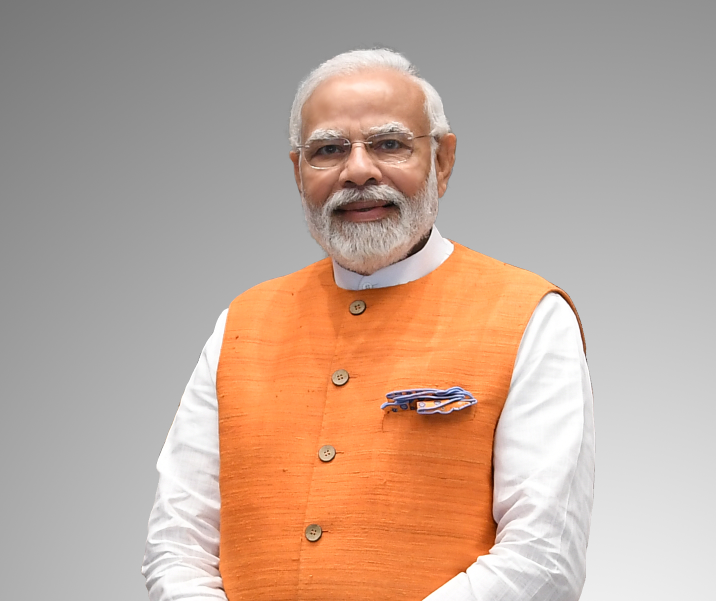
#> input picture assignment/images/modi.jpg, 1431 x 1202 px, found by its file name (shown at 1/2 size)
$ python assignment.py
#> lines starting #> are read from the running program, lines starting #| are printed output that depends on the picture
import cv2
import numpy as np
import matplotlib.pyplot as plt


class Assignment:
    def __init__(self, path):
#> called with path = 'assignment/images/modi.jpg'
        self.image = cv2.imread(path)
#> self.image is the input picture: shape (1202, 1431, 3); mean B, G, R 152, 166.7, 191.3
        if self.image is None:
            raise Exception("Failed to load image.")

    def rgb2gray(self):
        return cv2.cvtColor(self.image, cv2.COLOR_BGR2GRAY)

    def histogram(self):
        colours = ["b", "g", "r"]
        plt.figure(figsize=(12, 5))
        for i, col in enumerate(colours):
            hist = cv2.calcHist(
                images=[self.image],
                channels=[i],
                mask=None,
                histSize=[256],
                ranges=[0, 256],
            )
            plt.plot(hist, color=col)
            plt.xlim([0, 256])
        plt.show()
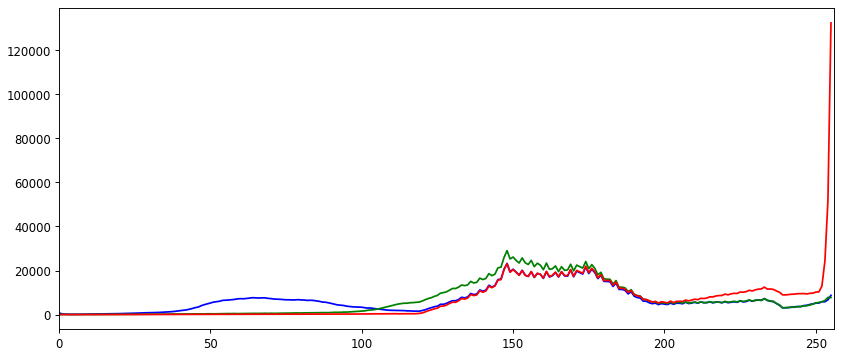
#> figure drawn by matplotlib, 1 panel; curve peaks at x = 148, y = 23235; curve peaks at x = 148, y = 29032; curve peaks at x = 255, y = 132332
#> in rgb2gray, `return cv2.cvtColor(self.image, cv2.COLOR_BGR2GRAY)`:
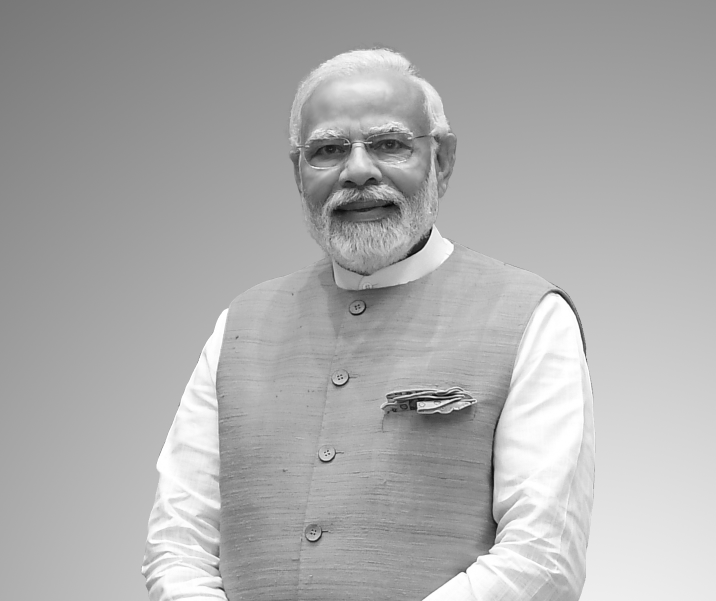
#> returned value: shape (1202, 1431) (shown at 1/2 size); min 2, max 255, mean 172.4

    def compute_and_plot_histogram(self):
        gray_image = self.rgb2gray()
        plt.figure(figsize=(12, 5))
        plt.hist(gray_image.ravel(), bins=256, range=(0, 255))
        plt.xlabel("Pixel Value")
        plt.ylabel("Frequency")
        plt.title("Histogram")
        plt.show()

    def gaussian_filter(self, kernel_size=(7, 7), sigma=1.0):
#> called with kernel_size = (7, 7), sigma = 1
        blurred_image = cv2.GaussianBlur(self.image, kernel_size, sigma)
        return blurred_image

    def histogram_equalization(self):
        gray_image = self.rgb2gray()
        equalized_image = cv2.equalizeHist(gray_image)
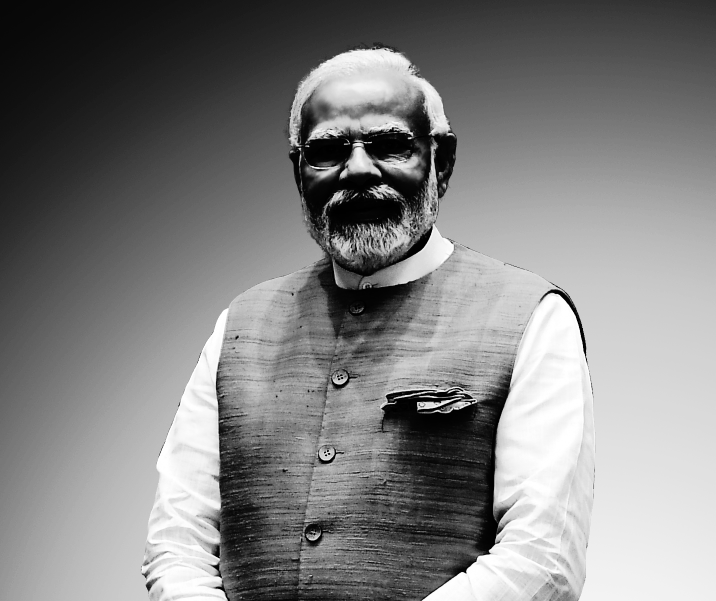
#> equalized_image: shape (1202, 1431) (shown at 1/2 size); min 0, max 255, mean 128.8
        return equalized_image


def image_resize(frame, width=1080, height=720):
    dim = (width, height)
    return cv2.resize(frame, dim, interpolation=cv2.INTER_AREA)


def disp(image, window_name: str):
    cv2.imshow(winname=window_name, mat=image)
    cv2.waitKey(0)
    cv2.destroyAllWindows()


try:
    image = Assignment("assignment/images/modi.jpg")
    disp(image.image, "original image")
    image.histogram()

    gray_image = image.rgb2gray()
    disp(gray_image, "gray image")

    blurred_image = image.gaussian_filter()
    disp(blurred_image, "Blurred Image")

    equalized = image.histogram_equalization()
    plt.hist(image.image.ravel(), bins=256, range=(0, 255))
    plt.hist(equalized.ravel(), bins=256, range=(0, 255))
    plt.xlabel("Pixel Value")
    plt.ylabel("Frequency")
    plt.title("Histogram")
    plt.show()
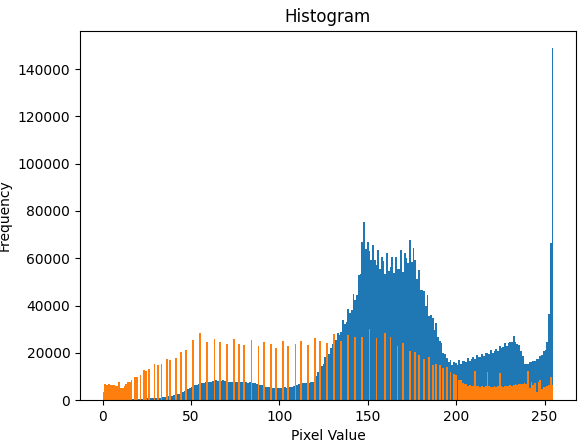
#> figure drawn by matplotlib, 1 panel; tallest bar 148802 high, from x = 254 to 255; tallest bar 29965 high, from x = 150.4 to 151.4
    stacked_images = np.hstack((gray_image, equalized))
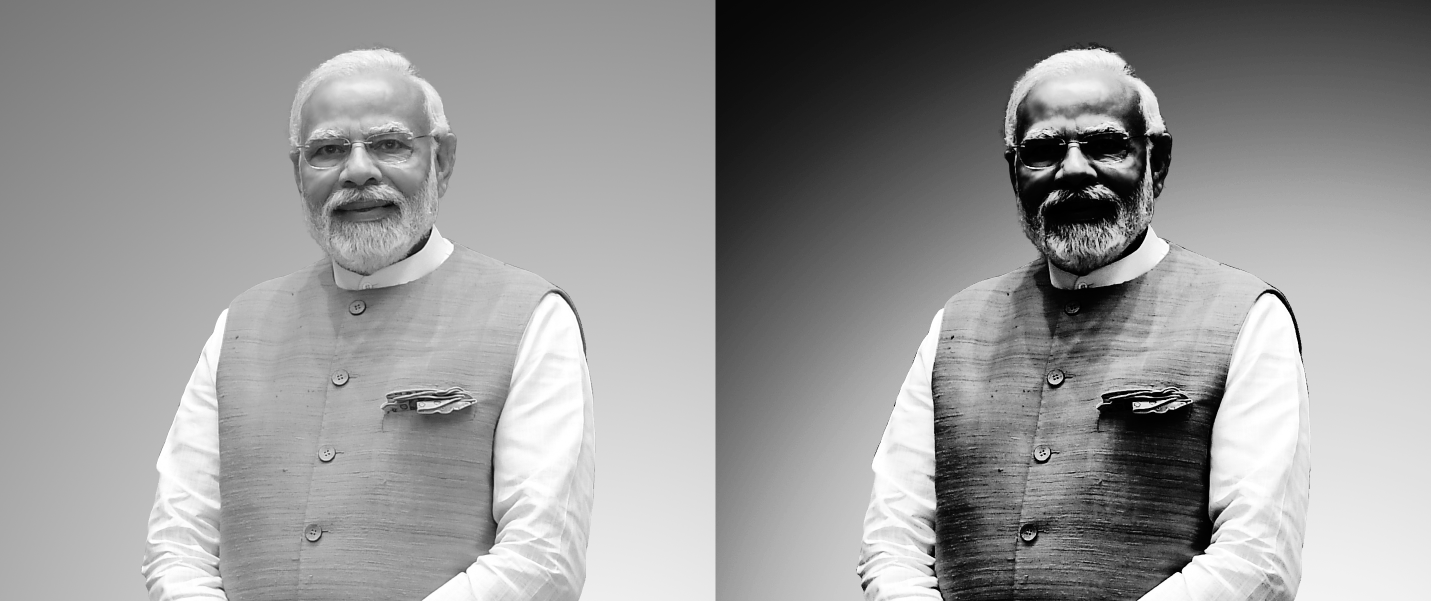
#> stacked_images: shape (1202, 2862) (shown at 1/2 size); min 0, max 255, mean 150.6
    stacked_images = image_resize(stacked_images)
#> in image_resize, `return cv2.resize(frame, dim, interpolation=cv2.INTER_AREA)`:
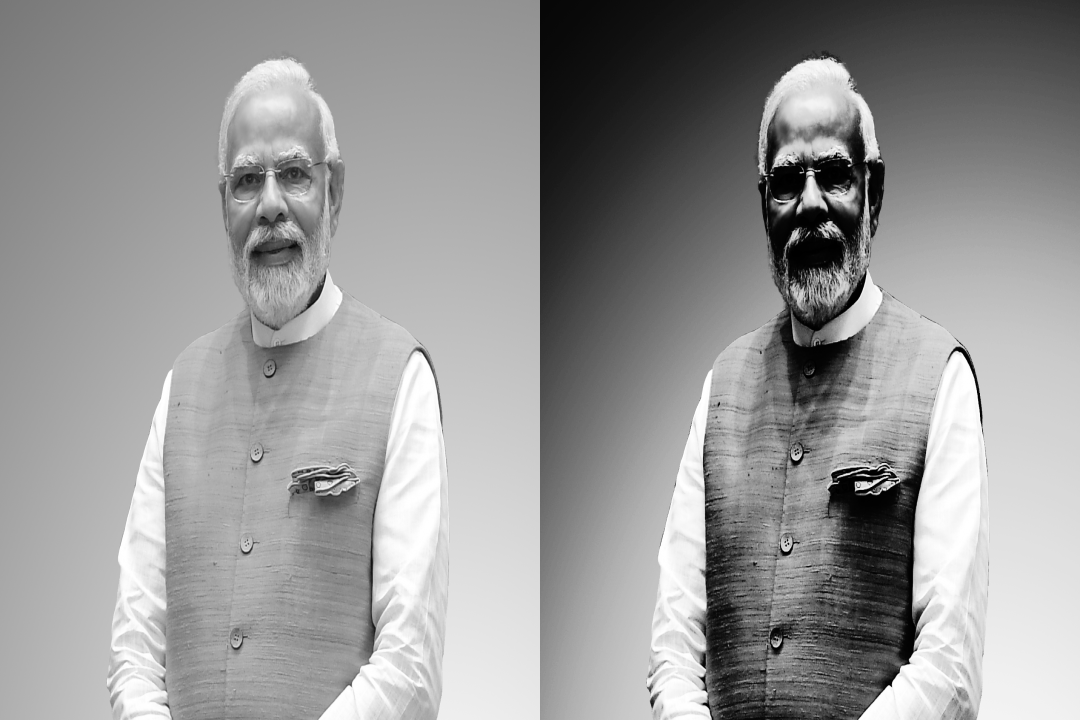
#> returned value: shape (720, 1080); min 0, max 255, mean 150.6
    disp(stacked_images, "Original gray vs. Equalized")

except Exception as e:
    print(f"Error: {e}")

$ run again, with assignment/images/Natur.png saved as assignment/images/modi.jpg
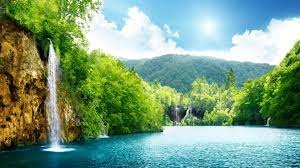
#> input picture assignment/images/Natur.png, 300 x 168 px, found by its file name
#> in __init__, self.image is the input picture: shape (168, 300, 3); mean B, G, R 128.8, 157.2, 122.5
#> `stacked_images = np.hstack((gray_image, equalized))`:
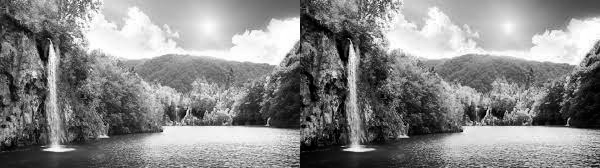
#> stacked_images: shape (168, 600); min 0, max 255, mean 135.8
#> in image_resize, `return cv2.resize(frame, dim, interpolation=cv2.INTER_AREA)`:
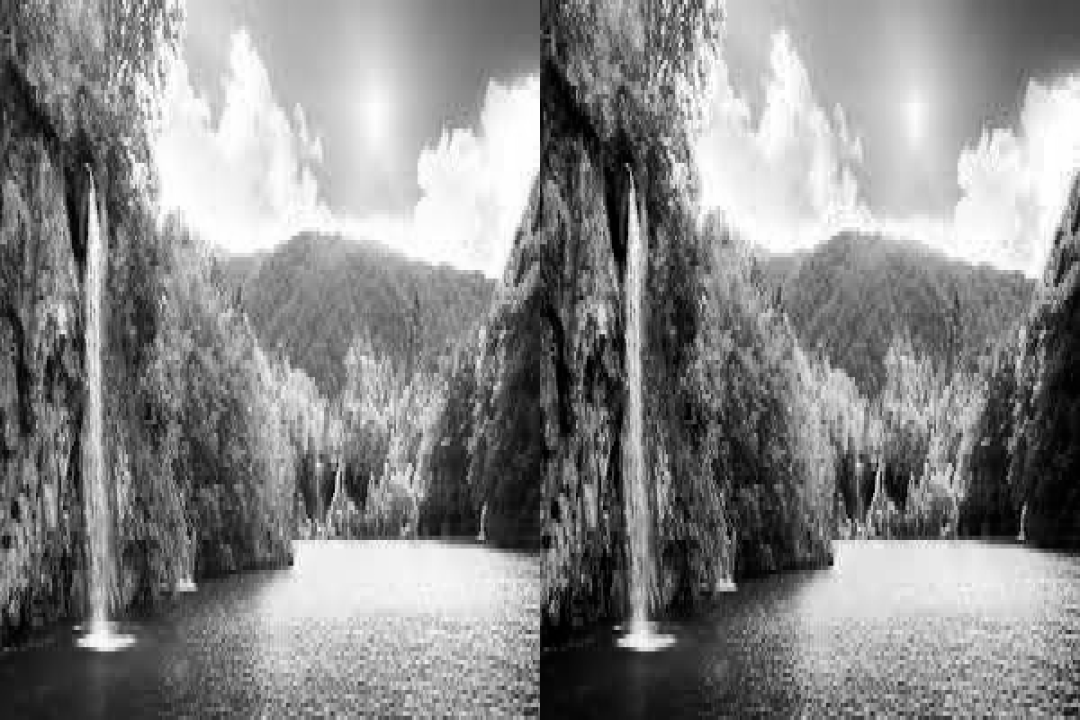
#> returned value: shape (720, 1080); min 0, max 255, mean 135.8
